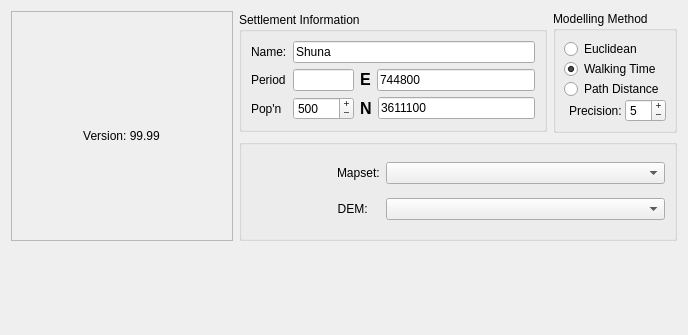
     <widget class="QWidget" name="main_tab">
      <attribute name="title">
       <string>Main</string>
      </attribute>
      <layout class="QGridLayout">
       <item row="0" column="0" rowspan="2">
        <widget class="QFrame" name="frame_2">
         <property name="sizePolicy">
          <sizepolicy hsizetype="Fixed" vsizetype="Fixed">
           <horstretch>0</horstretch>
           <verstretch>0</verstretch>
          </sizepolicy>
         </property>
         <property name="minimumSize">
          <size>
           <width>222</width>
           <height>230</height>
          </size>
         </property>
         <property name="toolTip">
          <string>&lt;html&gt;&lt;head&gt;&lt;meta name=&quot;qrichtext&quot; content=&quot;1&quot; /&gt;&lt;style type=&quot;text/css&quot;&gt;
p, li { white-space: pre-wrap; }
&lt;/style&gt;&lt;/head&gt;&lt;body style=&quot; font-family:'Sans Serif'; font-size:9pt; font-weight:400; font-style:normal; text-decoration:none;&quot;&gt;
&lt;p style=&quot; margin-top:0px; margin-bottom:0px; margin-left:0px; margin-right:0px; -qt-block-indent:0; text-indent:0px;&quot;&gt;&lt;span style=&quot; font-size:10pt; font-weight:600;&quot;&gt;To learn more about a feature or field in Landuse Analyst, you can do one of four things.&lt;/span&gt;&lt;/p&gt;
&lt;p style=&quot; margin-top:0px; margin-bottom:0px; margin-left:0px; margin-right:0px; -qt-block-indent:0; text-indent:0px;&quot;&gt;1. &lt;span style=&quot; font-size:10pt; color:#0000ff;&quot;&gt;Hover over it&lt;/span&gt; with your mouse arrow for a brief description (like you are doing now to see this)&lt;/p&gt;
&lt;p style=&quot; margin-top:0px; margin-bottom:0px; margin-left:0px; margin-right:0px; -qt-block-indent:0; text-indent:0px;&quot;&gt;2. Click the &lt;span style=&quot; font-size:12pt; font-weight:600; color:#0000ff;&quot;&gt;?&lt;/span&gt; in the top right of the main window and then click on the item you want detailed help for.&lt;/p&gt;
&lt;p style=&quot; margin-top:0px; margin-bottom:0px; margin-left:0px; margin-right:0px; -qt-block-indent:0; text-indent:0px;&quot;&gt; Click anywhere to make the help box go away.&lt;/p&gt;
&lt;p style=&quot; margin-top:0px; margin-bottom:0px; margin-left:0px; margin-right:0px; -qt-block-indent:0; text-indent:0px;&quot;&gt;3. RIght Click on the thing you want help for.  If there is detailed help for it, you will see a &lt;span style=&quot; font-weight:600; color:#0000ff;&quot;&gt;What is this?&lt;/span&gt; option that you can then click on.  Again, you can click anywhere to make the help box go away.&lt;/p&gt;
&lt;p style=&quot; margin-top:0px; margin-bottom:0px; margin-left:0px; margin-right:0px; -qt-block-indent:0; text-indent:0px;&quot;&gt;4. Go to the &lt;span style=&quot; font-weight:600; color:#0000ff;&quot;&gt;Help&lt;/span&gt; &lt;span style=&quot; font-weight:600; color:#0000ff;&quot;&gt;Tab&lt;/span&gt; and click on the item you want help with on the left for an even more detailed description of what things are and how they work&lt;/p&gt;&lt;/body&gt;&lt;/html&gt;</string>
         </property>
         <property name="whatsThis">
          <string>&lt;html&gt;&lt;head&gt;&lt;meta name=&quot;qrichtext&quot; content=&quot;1&quot; /&gt;&lt;style type=&quot;text/css&quot;&gt;
p, li { white-space: pre-wrap; }
&lt;/style&gt;&lt;/head&gt;&lt;body style=&quot; font-family:'Sans Serif'; font-size:9pt; font-weight:400; font-style:normal; text-decoration:none;&quot;&gt;
&lt;p style=&quot; margin-top:0px; margin-bottom:0px; margin-left:0px; margin-right:0px; -qt-block-indent:0; text-indent:0px;&quot;&gt;Landuse Analyst is a program that attempts to identify how much of the land surrounding an archaeological site would have been needed to sustain its population. &lt;a href=&quot;http://www.arkygeek.com/&quot;&gt;&lt;span style=&quot; text-decoration: underline; color:#0000ff;&quot;&gt;Land Analyst&lt;/span&gt;&lt;/a&gt;, is Free Open Source Software (FOSS). That means that this program is free software; you can redistribute it and/or modify it under the terms of the GNU General Public License as published by the Free Software Foundation; either version 2 of the License, or (at your option) any later version. &lt;/p&gt;
&lt;p style=&quot;-qt-paragraph-type:empty; margin-top:0px; margin-bottom:0px; margin-left:0px; margin-right:0px; -qt-block-indent:0; text-indent:0px;&quot;&gt;&lt;/p&gt;
&lt;p style=&quot; margin-top:0px; margin-bottom:0px; margin-left:0px; margin-right:0px; -qt-block-indent:0; text-indent:0px;&quot;&gt;This program is distributed in the hope that it will be useful, but WITHOUT ANY WARRANTY; without even the implied warranty of MERCHANTABILITY or FITNESS FOR A PARTICULAR PURPOSE. See the GNU General Public License for more details. &lt;/p&gt;&lt;/body&gt;&lt;/html&gt;</string>
         </property>
         <property name="frameShape">
          <enum>QFrame::StyledPanel</enum>
         </property>
         <property name="frameShadow">
          <enum>QFrame::Raised</enum>
         </property>
         <layout class="QGridLayout">
          <item row="0" column="0">
           <widget class="QLabel" name="label_17">
            <property name="sizePolicy">
             <sizepolicy hsizetype="Fixed" vsizetype="Fixed">
              <horstretch>0</horstretch>
              <verstretch>0</verstretch>
             </sizepolicy>
            </property>
            <property name="text">
             <string/>
            </property>
            <property name="pixmap">
             <pixmap resource="resources.qrc">:/la_icon.png</pixmap>
            </property>
            <property name="scaledContents">
             <bool>false</bool>
            </property>
           </widget>
          </item>
          <item row="1" column="0">
           <widget class="QLabel" name="lblVersion">
            <property name="text">
             <string>Version: 99.99</string>
            </property>
            <property name="alignment">
             <set>Qt::AlignCenter</set>
            </property>
           </widget>
          </item>
         </layout>
        </widget>
       </item>
       <item row="0" column="1">
        <widget class="QGroupBox" name="groupBoxManualSiteEntry">
         <property name="sizePolicy">
          <sizepolicy hsizetype="Preferred" vsizetype="Fixed">
           <horstretch>0</horstretch>
           <verstretch>0</verstretch>
          </sizepolicy>
         </property>
         <property name="toolTip">
          <string>&lt;html&gt;&lt;head&gt;&lt;meta name=&quot;qrichtext&quot; content=&quot;1&quot; /&gt;&lt;style type=&quot;text/css&quot;&gt;
p, li { white-space: pre-wrap; }
&lt;/style&gt;&lt;/head&gt;&lt;body style=&quot; font-family:'Sans Serif'; font-size:9pt; font-weight:400; font-style:normal; text-decoration:none;&quot;&gt;
&lt;p style=&quot; margin-top:0px; margin-bottom:0px; margin-left:0px; margin-right:0px; -qt-block-indent:0; text-indent:0px;&quot;&gt;The information entered here will be inserted as Meta-Data into the resulting maps.  However, Name and Period are optional.&lt;/p&gt;&lt;/body&gt;&lt;/html&gt;</string>
         </property>
         <property name="whatsThis">
          <string>&lt;html&gt;&lt;head&gt;&lt;meta name=&quot;qrichtext&quot; content=&quot;1&quot; /&gt;&lt;style type=&quot;text/css&quot;&gt;
p, li { white-space: pre-wrap; }
&lt;/style&gt;&lt;/head&gt;&lt;body style=&quot; font-family:'Sans Serif'; font-size:9pt; font-weight:400; font-style:normal; text-decoration:none;&quot;&gt;
&lt;p style=&quot; margin-top:0px; margin-bottom:0px; margin-left:0px; margin-right:0px; -qt-block-indent:0; text-indent:0px;&quot;&gt;The name of the site, it's period, and the estimated population.&lt;/p&gt;&lt;/body&gt;&lt;/html&gt;</string>
         </property>
         <property name="title">
          <string>Settlement Information</string>
         </property>
         <property name="checkable">
          <bool>false</bool>
         </property>
         <property name="checked">
          <bool>false</bool>
         </property>
         <layout class="QGridLayout">
          <item row="0" column="1" colspan="2">
           <widget class="QLineEdit" name="lineEditSiteName">
            <property name="sizePolicy">
             <sizepolicy hsizetype="Preferred" vsizetype="Fixed">
              <horstretch>2</horstretch>
              <verstretch>0</verstretch>
             </sizepolicy>
            </property>
            <property name="toolTip">
             <string>&lt;html&gt;&lt;head&gt;&lt;meta name=&quot;qrichtext&quot; content=&quot;1&quot; /&gt;&lt;style type=&quot;text/css&quot;&gt;
p, li { white-space: pre-wrap; }
&lt;/style&gt;&lt;/head&gt;&lt;body style=&quot; font-family:'Sans Serif'; font-size:9pt; font-weight:400; font-style:normal; text-decoration:none;&quot;&gt;
&lt;p style=&quot; margin-top:0px; margin-bottom:0px; margin-left:0px; margin-right:0px; -qt-block-indent:0; text-indent:0px;&quot;&gt;Enter the name of the site you are modelling here. &lt;/p&gt;&lt;/body&gt;&lt;/html&gt;</string>
            </property>
            <property name="text">
             <string>Shuna</string>
            </property>
           </widget>
          </item>
          <item row="2" column="1">
           <widget class="QSpinBox" name="sbPopulation">
            <property name="sizePolicy">
             <sizepolicy hsizetype="Fixed" vsizetype="Fixed">
              <horstretch>0</horstretch>
              <verstretch>0</verstretch>
             </sizepolicy>
            </property>
            <property name="toolTip">
             <string>&lt;html&gt;&lt;head&gt;&lt;meta name=&quot;qrichtext&quot; content=&quot;1&quot; /&gt;&lt;style type=&quot;text/css&quot;&gt;
p, li { white-space: pre-wrap; }
&lt;/style&gt;&lt;/head&gt;&lt;body style=&quot; font-family:'Sans Serif'; font-size:9pt; font-weight:400; font-style:normal; text-decoration:none;&quot;&gt;
&lt;p style=&quot; margin-top:0px; margin-bottom:0px; margin-left:0px; margin-right:0px; -qt-block-indent:0; text-indent:0px;&quot;&gt;Estimated population of the settlement (required)&lt;/p&gt;&lt;/body&gt;&lt;/html&gt;</string>
            </property>
            <property name="buttonSymbols">
             <enum>QAbstractSpinBox::PlusMinus</enum>
            </property>
            <property name="minimum">
             <number>1</number>
            </property>
            <property name="maximum">
             <number>20000</number>
            </property>
            <property name="singleStep">
             <number>1</number>
            </property>
            <property name="value">
             <number>500</number>
            </property>
           </widget>
          </item>
          <item row="1" column="1">
           <widget class="QLineEdit" name="lineEditPeriod">
            <property name="sizePolicy">
             <sizepolicy hsizetype="Preferred" vsizetype="Fixed">
              <horstretch>254</horstretch>
              <verstretch>0</verstretch>
             </sizepolicy>
            </property>
           </widget>
          </item>
          <item row="0" column="0">
           <widget class="QLabel" name="textLabel2_4">
            <property name="text">
             <string>Name:</string>
            </property>
            <property name="wordWrap">
             <bool>false</bool>
            </property>
           </widget>
          </item>
          <item row="1" column="0">
           <widget class="QLabel" name="label">
            <property name="text">
             <string>Period</string>
            </property>
           </widget>
          </item>
          <item row="2" column="0">
           <widget class="QLabel" name="label5">
            <property name="text">
             <string>Pop'n</string>
            </property>
            <property name="wordWrap">
             <bool>false</bool>
            </property>
           </widget>
          </item>
          <item row="1" column="2">
           <layout class="QHBoxLayout">
            <item>
             <widget class="QLabel" name="label_6">
              <property name="toolTip">
               <string>&lt;html&gt;&lt;head&gt;&lt;meta name=&quot;qrichtext&quot; content=&quot;1&quot; /&gt;&lt;style type=&quot;text/css&quot;&gt;
p, li { white-space: pre-wrap; }
&lt;/style&gt;&lt;/head&gt;&lt;body style=&quot; font-family:'Sans Serif'; font-size:9pt; font-weight:400; font-style:normal; text-decoration:none;&quot;&gt;
&lt;p style=&quot; margin-top:0px; margin-bottom:0px; margin-left:0px; margin-right:0px; -qt-block-indent:0; text-indent:0px;&quot;&gt;Easting&lt;/p&gt;&lt;/body&gt;&lt;/html&gt;</string>
              </property>
              <property name="text">
               <string>&lt;html&gt;&lt;head&gt;&lt;meta name=&quot;qrichtext&quot; content=&quot;1&quot; /&gt;&lt;style type=&quot;text/css&quot;&gt;
p, li { white-space: pre-wrap; }
&lt;/style&gt;&lt;/head&gt;&lt;body style=&quot; font-family:'Sans Serif'; font-size:9pt; font-weight:400; font-style:normal; text-decoration:none;&quot;&gt;
&lt;p style=&quot; margin-top:0px; margin-bottom:0px; margin-left:0px; margin-right:0px; -qt-block-indent:0; text-indent:0px;&quot;&gt;&lt;span style=&quot; font-size:12pt; font-weight:600;&quot;&gt;E&lt;/span&gt;&lt;/p&gt;&lt;/body&gt;&lt;/html&gt;</string>
              </property>
             </widget>
            </item>
            <item>
             <widget class="QLineEdit" name="lineEditEasting">
              <property name="toolTip">
               <string>&lt;html&gt;&lt;head&gt;&lt;meta name=&quot;qrichtext&quot; content=&quot;1&quot; /&gt;&lt;style type=&quot;text/css&quot;&gt;
p, li { white-space: pre-wrap; }
&lt;/style&gt;&lt;/head&gt;&lt;body style=&quot; font-family:'Sans Serif'; font-size:9pt; font-weight:400; font-style:normal; text-decoration:none;&quot;&gt;
&lt;p style=&quot; margin-top:0px; margin-bottom:0px; margin-left:0px; margin-right:0px; -qt-block-indent:0; text-indent:0px;&quot;&gt;Easting (required)&lt;/p&gt;&lt;/body&gt;&lt;/html&gt;</string>
              </property>
              <property name="whatsThis">
               <string>&lt;html&gt;&lt;head&gt;&lt;meta name=&quot;qrichtext&quot; content=&quot;1&quot; /&gt;&lt;style type=&quot;text/css&quot;&gt;
p, li { white-space: pre-wrap; }
&lt;/style&gt;&lt;/head&gt;&lt;body style=&quot; font-family:'Sans Serif'; font-size:9pt; font-weight:400; font-style:normal; text-decoration:none;&quot;&gt;
&lt;p style=&quot; margin-top:0px; margin-bottom:0px; margin-left:0px; margin-right:0px; -qt-block-indent:0; text-indent:0px;&quot;&gt;The Easting of the site. Be sure you are using the same coordinate system as you do when creating your land suitability mask files!&lt;/p&gt;&lt;/body&gt;&lt;/html&gt;</string>
              </property>
              <property name="text">
               <string>744800</string>
              </property>
             </widget>
            </item>
           </layout>
          </item>
          <item row="2" column="2">
           <layout class="QHBoxLayout">
            <item>
             <widget class="QLabel" name="label_22">
              <property name="toolTip">
               <string>&lt;html&gt;&lt;head&gt;&lt;meta name=&quot;qrichtext&quot; content=&quot;1&quot; /&gt;&lt;style type=&quot;text/css&quot;&gt;
p, li { white-space: pre-wrap; }
&lt;/style&gt;&lt;/head&gt;&lt;body style=&quot; font-family:'Sans Serif'; font-size:9pt; font-weight:400; font-style:normal; text-decoration:none;&quot;&gt;
&lt;p style=&quot; margin-top:0px; margin-bottom:0px; margin-left:0px; margin-right:0px; -qt-block-indent:0; text-indent:0px;&quot;&gt;Northing&lt;/p&gt;&lt;/body&gt;&lt;/html&gt;</string>
              </property>
              <property name="text">
               <string>&lt;html&gt;&lt;head&gt;&lt;meta name=&quot;qrichtext&quot; content=&quot;1&quot; /&gt;&lt;style type=&quot;text/css&quot;&gt;
p, li { white-space: pre-wrap; }
&lt;/style&gt;&lt;/head&gt;&lt;body style=&quot; font-family:'Sans Serif'; font-size:9pt; font-weight:400; font-style:normal; text-decoration:none;&quot;&gt;
&lt;p style=&quot; margin-top:0px; margin-bottom:0px; margin-left:0px; margin-right:0px; -qt-block-indent:0; text-indent:0px;&quot;&gt;&lt;span style=&quot; font-size:12pt; font-weight:600;&quot;&gt;N&lt;/span&gt;&lt;/p&gt;&lt;/body&gt;&lt;/html&gt;</string>
              </property>
             </widget>
            </item>
            <item>
             <widget class="QLineEdit" name="lineEditNorthing">
              <property name="toolTip">
               <string>&lt;html&gt;&lt;head&gt;&lt;meta name=&quot;qrichtext&quot; content=&quot;1&quot; /&gt;&lt;style type=&quot;text/css&quot;&gt;
p, li { white-space: pre-wrap; }
&lt;/style&gt;&lt;/head&gt;&lt;body style=&quot; font-family:'Sans Serif'; font-size:9pt; font-weight:400; font-style:normal; text-decoration:none;&quot;&gt;
&lt;p style=&quot; margin-top:0px; margin-bottom:0px; margin-left:0px; margin-right:0px; -qt-block-indent:0; text-indent:0px;&quot;&gt;Northing (required)&lt;/p&gt;&lt;/body&gt;&lt;/html&gt;</string>
              </property>
              <property name="whatsThis">
               <string>&lt;html&gt;&lt;head&gt;&lt;meta name=&quot;qrichtext&quot; content=&quot;1&quot; /&gt;&lt;style type=&quot;text/css&quot;&gt;
p, li { white-space: pre-wrap; }
&lt;/style&gt;&lt;/head&gt;&lt;body style=&quot; font-family:'Sans Serif'; font-size:9pt; font-weight:400; font-style:normal; text-decoration:none;&quot;&gt;
&lt;p style=&quot; margin-top:0px; margin-bottom:0px; margin-left:0px; margin-right:0px; -qt-block-indent:0; text-indent:0px;&quot;&gt;The Northing of the site. Be sure you are using the same coordinate system as you do when creating your land suitability mask files!&lt;/p&gt;&lt;/body&gt;&lt;/html&gt;</string>
              </property>
              <property name="text">
               <string>3611100</string>
              </property>
             </widget>
            </item>
           </layout>
          </item>
         </layout>
        </widget>
       </item>
       <item row="0" column="2">
        <widget class="QGroupBox" name="model_method_box">
         <property name="sizePolicy">
          <sizepolicy hsizetype="Fixed" vsizetype="Fixed">
           <horstretch>0</horstretch>
           <verstretch>0</verstretch>
          </sizepolicy>
         </property>
         <property name="whatsThis">
          <string>&lt;html&gt;&lt;head&gt;&lt;meta name=&quot;qrichtext&quot; content=&quot;1&quot; /&gt;&lt;style type=&quot;text/css&quot;&gt;
p, li { white-space: pre-wrap; }
&lt;/style&gt;&lt;/head&gt;&lt;body style=&quot; font-family:'Sans Serif'; font-size:9pt; font-weight:400; font-style:normal; text-decoration:none;&quot;&gt;
&lt;p style=&quot; margin-top:0px; margin-bottom:0px; margin-left:0px; margin-right:0px; -qt-block-indent:0; text-indent:0px;&quot;&gt;Landuse Analyst currently offers three types of analysis. Here you select which one you want to use.&lt;/p&gt;
&lt;p style=&quot; margin-top:12px; margin-bottom:12px; margin-left:0px; margin-right:0px; -qt-block-indent:0; text-indent:0px;&quot;&gt;Euclidean method starts looking for suitable land at the site and moves outwards from that point 'as the crow flies'. In other words, using Euclidean geometry (or even more simply, it draws circles!)&lt;/p&gt;
&lt;p style=&quot; margin-top:12px; margin-bottom:12px; margin-left:0px; margin-right:0px; -qt-block-indent:0; text-indent:0px;&quot;&gt;Walking Time method uses the same basic principle except that it moves outward from the site based on walking time instead of distance. This method is probably the most realistic scenario to run, but it is interesting to compare the results of the three different methods.&lt;/p&gt;
&lt;p style=&quot; margin-top:12px; margin-bottom:12px; margin-left:0px; margin-right:0px; -qt-block-indent:0; text-indent:0px;&quot;&gt;Path Distance is very similar to Eucidean, except that this method considers topography when calculating distance from the site.&lt;/p&gt;&lt;/body&gt;&lt;/html&gt;</string>
         </property>
         <property name="title">
          <string>Modelling Method</string>
         </property>
         <layout class="QGridLayout">
          <property name="leftMargin">
           <number>8</number>
          </property>
          <property name="topMargin">
           <number>8</number>
          </property>
          <property name="rightMargin">
           <number>8</number>
          </property>
          <property name="bottomMargin">
           <number>8</number>
          </property>
          <property name="spacing">
           <number>0</number>
          </property>
          <item row="3" column="0">
           <layout class="QHBoxLayout">
            <property name="spacing">
             <number>0</number>
            </property>
            <item>
             <widget class="QLabel" name="label_2">
              <property name="toolTip">
               <string>&lt;html&gt;&lt;head&gt;&lt;meta name=&quot;qrichtext&quot; content=&quot;1&quot; /&gt;&lt;style type=&quot;text/css&quot;&gt;
p, li { white-space: pre-wrap; }
&lt;/style&gt;&lt;/head&gt;&lt;body style=&quot; font-family:'Sans Serif'; font-size:9pt; font-weight:400; font-style:normal; text-decoration:none;&quot;&gt;
&lt;p style=&quot; margin-top:0px; margin-bottom:0px; margin-left:0px; margin-right:0px; -qt-block-indent:0; text-indent:0px;&quot;&gt;The smaller the value, the longer it will take to calculate the results!&lt;/p&gt;&lt;/body&gt;&lt;/html&gt;</string>
              </property>
              <property name="whatsThis">
               <string>&lt;html&gt;&lt;head&gt;&lt;meta name=&quot;qrichtext&quot; content=&quot;1&quot; /&gt;&lt;style type=&quot;text/css&quot;&gt;
p, li { white-space: pre-wrap; }
&lt;/style&gt;&lt;/head&gt;&lt;body style=&quot; font-family:'Sans Serif'; font-size:9pt; font-weight:400; font-style:normal; text-decoration:none;&quot;&gt;
&lt;p style=&quot; margin-top:0px; margin-bottom:0px; margin-left:0px; margin-right:0px; -qt-block-indent:0; text-indent:0px;&quot;&gt;Landuse Analyst finds suitable land contained with a boundary around the site. This boundary is different for each modelling method, but the process is identical. Once this boundary has been determined, it looks inside and calcualtes the total area of suitable land and compares it to the Area Target. If the area of suitable land contained within this boundary falls within the range set by Model Precision, it has found the solution. If it is under this range, however, the boundary is moved outwards, and the process repeats until enough suitable land has been found.&lt;/p&gt;&lt;/body&gt;&lt;/html&gt;</string>
              </property>
              <property name="text">
               <string>Precision: </string>
              </property>
              <property name="alignment">
               <set>Qt::AlignRight|Qt::AlignTrailing|Qt::AlignVCenter</set>
              </property>
             </widget>
            </item>
            <item>
             <widget class="QSpinBox" name="sbModelPrecision">
              <property name="sizePolicy">
               <sizepolicy hsizetype="Fixed" vsizetype="Fixed">
                <horstretch>0</horstretch>
                <verstretch>0</verstretch>
               </sizepolicy>
              </property>
              <property name="toolTip">
               <string>&lt;html&gt;&lt;head&gt;&lt;meta name=&quot;qrichtext&quot; content=&quot;1&quot; /&gt;&lt;style type=&quot;text/css&quot;&gt;
p, li { white-space: pre-wrap; }
&lt;/style&gt;&lt;/head&gt;&lt;body style=&quot; font-family:'Sans Serif'; font-size:9pt; font-weight:400; font-style:normal; text-decoration:none;&quot;&gt;
&lt;p style=&quot; margin-top:0px; margin-bottom:0px; margin-left:0px; margin-right:0px; -qt-block-indent:0; text-indent:0px;&quot;&gt;The smaller the value, the longer it will take to calculate the results!&lt;/p&gt;&lt;/body&gt;&lt;/html&gt;</string>
              </property>
              <property name="whatsThis">
               <string>&lt;html&gt;&lt;head&gt;&lt;meta name=&quot;qrichtext&quot; content=&quot;1&quot; /&gt;&lt;style type=&quot;text/css&quot;&gt;
p, li { white-space: pre-wrap; }
&lt;/style&gt;&lt;/head&gt;&lt;body style=&quot; font-family:'Sans Serif'; font-size:9pt; font-weight:400; font-style:normal; text-decoration:none;&quot;&gt;
&lt;p style=&quot; margin-top:0px; margin-bottom:0px; margin-left:0px; margin-right:0px; -qt-block-indent:0; text-indent:0px;&quot;&gt;Landuse Analyst finds suitable land contained with a boundary around the site. This boundary is different for each modelling method, but the process is identical. Once this boundary has been determined, it looks inside and calcualtes the total area of suitable land and compares it to the Area Target. If the area of suitable land contained within this boundary falls within the range set by Model Precision, it has found the solution. If it is under this range, however, the boundary is moved outwards, and the process repeats until enough suitable land has been found.&lt;/p&gt;&lt;/body&gt;&lt;/html&gt;</string>
              </property>
              <property name="buttonSymbols">
               <enum>QAbstractSpinBox::PlusMinus</enum>
              </property>
              <property name="minimum">
               <number>1</number>
              </property>
              <property name="maximum">
               <number>50</number>
              </property>
              <property name="value">
               <number>5</number>
              </property>
             </widget>
            </item>
           </layout>
          </item>
          <item row="2" column="0">
           <widget class="QRadioButton" name="radioButtonPathDistance">
            <property name="toolTip">
             <string>&lt;html&gt;&lt;head&gt;&lt;meta name=&quot;qrichtext&quot; content=&quot;1&quot; /&gt;&lt;style type=&quot;text/css&quot;&gt;
p, li { white-space: pre-wrap; }
&lt;/style&gt;&lt;/head&gt;&lt;body style=&quot; font-family:'Sans Serif'; font-size:9pt; font-weight:400; font-style:normal; text-decoration:none;&quot;&gt;
&lt;p style=&quot; margin-top:0px; margin-bottom:0px; margin-left:0px; margin-right:0px; -qt-block-indent:0; text-indent:0px;&quot;&gt;Calculate catchment by growing distance based on path distance (considers topography)&lt;/p&gt;&lt;/body&gt;&lt;/html&gt;</string>
            </property>
            <property name="whatsThis">
             <string>&lt;html&gt;&lt;head&gt;&lt;meta name=&quot;qrichtext&quot; content=&quot;1&quot; /&gt;&lt;style type=&quot;text/css&quot;&gt;
p, li { white-space: pre-wrap; }
&lt;/style&gt;&lt;/head&gt;&lt;body style=&quot; font-family:'Sans Serif'; font-size:9pt; font-weight:400; font-style:normal; text-decoration:none;&quot;&gt;
&lt;p style=&quot; margin-top:0px; margin-bottom:0px; margin-left:0px; margin-right:0px; -qt-block-indent:0; text-indent:0px;&quot;&gt;When Path Distance is selected, a cost map for the area is created that calculates how far it is  to all areas of the map from the site.  This is very similar to Eucidean, except that path distance considers topography.  The program then calculates area contained within a certain distance of the site.  If the derived area is insufficient to support the population, the distance is increased, and it tries again.  This repeats until the required area is contained.&lt;/p&gt;&lt;/body&gt;&lt;/html&gt;</string>
            </property>
            <property name="text">
             <string>Path Distance</string>
            </property>
           </widget>
          </item>
          <item row="1" column="0">
           <widget class="QRadioButton" name="radioButtonWalkingTime">
            <property name="toolTip">
             <string>Calculate catchment by growing distance based on walking time</string>
            </property>
            <property name="whatsThis">
             <string>&lt;html&gt;&lt;head&gt;&lt;meta name=&quot;qrichtext&quot; content=&quot;1&quot; /&gt;&lt;style type=&quot;text/css&quot;&gt;
p, li { white-space: pre-wrap; }
&lt;/style&gt;&lt;head&gt;&lt;body style=&quot; font-family:'Sans Serif'; font-size:9pt; font-weight:400; font-style:normal; text-decoration:none;&quot;&gt;
&lt;p style=&quot; margin-top:0px; margin-bottom:0px; margin-left:0px; margin-right:0px; -qt-block-indent:0; text-indent:0px;&quot;&gt;When Walking Time is selected, a cost map for the area is created that predicts how long it takes to get to any area on the map from the settlement.  The program then calculates the suitable area contained within the time it takes to walk.  If the derived area is insufficient to support the population, the walking time is increased, and it tries again.  This repeats until the required area is contained.  This method is probably the most realistic scenario to run, but it is interesting to compare the results of the three different methods.&lt;/p&gt;&lt;/body&gt;&lt;/html&gt;</string>
            </property>
            <property name="text">
             <string>Walking Time</string>
            </property>
            <property name="checked">
             <bool>true</bool>
            </property>
           </widget>
          </item>
          <item row="0" column="0">
           <widget class="QRadioButton" name="radioButtonEuclidean">
            <property name="toolTip">
             <string>&lt;html&gt;&lt;head&gt;&lt;meta name=&quot;qrichtext&quot; content=&quot;1&quot; /&gt;&lt;style type=&quot;text/css&quot;&gt;
p, li { white-space: pre-wrap; }
&lt;/style&gt;&lt;head&gt;&lt;body style=&quot; font-family:'Sans Serif'; font-size:9pt; font-weight:400; font-style:normal; text-decoration:none;&quot;&gt;
&lt;p style=&quot; margin-top:0px; margin-bottom:0px; margin-left:0px; margin-right:0px; -qt-block-indent:0; text-indent:0px;&quot;&gt;Calculate catchment by growing distance based on distance from the site ('as the crow flies')&lt;/p&gt;&lt;/body&gt;&lt;/html&gt;</string>
            </property>
            <property name="whatsThis">
             <string>&lt;html&gt;&lt;head&gt;&lt;meta name=&quot;qrichtext&quot; content=&quot;1&quot; /&gt;&lt;style type=&quot;text/css&quot;&gt;
p, li { white-space: pre-wrap; }
&lt;/style&gt;&lt;head&gt;&lt;body style=&quot; font-family:'Sans Serif'; font-size:9pt; font-weight:400; font-style:normal; text-decoration:none;&quot;&gt;
&lt;p style=&quot; margin-top:0px; margin-bottom:0px; margin-left:0px; margin-right:0px; -qt-block-indent:0; text-indent:0px;&quot;&gt;When Euclidean is selected, a cost map for the area is created that calculates how far it is  to all areas of the map from the site.  This distance does NOT consider topography.  In other words, it is simply as the crow flies.  The program then calculates area contained within a certain distance of the site.  If the derived area is insufficient to support the population, the distance is increased, and it tries again.  This repeats until the required area is contained.&lt;/p&gt;&lt;/body&gt;&lt;/html&gt;</string>
            </property>
            <property name="text">
             <string>Euclidean</string>
            </property>
            <property name="checked">
             <bool>false</bool>
            </property>
           </widget>
          </item>
         </layout>
        </widget>
       </item>
       <item row="1" column="1" colspan="2">
        <widget class="QGroupBox" name="gbxGrass">
         <property name="title">
          <string/>
         </property>
         <layout class="QGridLayout">
          <item row="0" column="0" rowspan="2">
           <widget class="QLabel" name="lblGrass">
            <property name="maximumSize">
             <size>
              <width>80</width>
              <height>80</height>
             </size>
            </property>
            <property name="text">
             <string/>
            </property>
            <property name="pixmap">
             <pixmap resource="resources.qrc">:/icona_grass.gif</pixmap>
            </property>
            <property name="scaledContents">
             <bool>true</bool>
            </property>
           </widget>
          </item>
          <item row="0" column="1">
           <widget class="QLabel" name="label_29">
            <property name="sizePolicy">
             <sizepolicy hsizetype="Fixed" vsizetype="Preferred">
              <horstretch>0</horstretch>
              <verstretch>0</verstretch>
             </sizepolicy>
            </property>
            <property name="text">
             <string>Mapset:</string>
            </property>
           </widget>
          </item>
          <item row="0" column="2">
           <widget class="QComboBox" name="cboMapSet"/>
          </item>
          <item row="1" column="1">
           <widget class="QLabel" name="label_24">
            <property name="sizePolicy">
             <sizepolicy hsizetype="Fixed" vsizetype="Preferred">
              <horstretch>0</horstretch>
              <verstretch>0</verstretch>
             </sizepolicy>
            </property>
            <property name="text">
             <string>DEM: </string>
            </property>
            <property name="alignment">
             <set>Qt::AlignRight|Qt::AlignTrailing|Qt::AlignVCenter</set>
            </property>
           </widget>
          </item>
          <item row="1" column="2">
           <widget class="QComboBox" name="cboDEM"/>
          </item>
         </layout>
        </widget>
       </item>
       <item row="2" column="1">
        <spacer>
         <property name="orientation">
          <enum>Qt::Vertical</enum>
         </property>
         <property name="sizeHint" stdset="0">
          <size>
           <width>308</width>
           <height>83</height>
          </size>
         </property>
        </spacer>
       </item>
      </layout>
     </widget>
